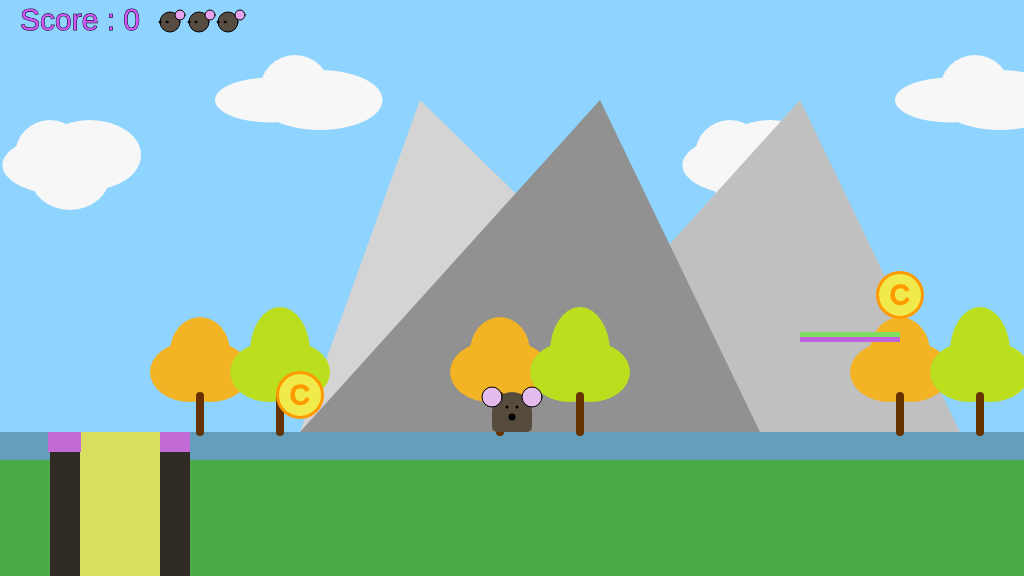
Frame 1 (no input)
Frame 60 (no input): identical to frame 1, image omitted
Frame 120 (the mouse pressed at the canvas centre since frame 60): identical to frame 1, image omitted

The p5.js sketch that drew this single still picture (run headless with seeded random() and noise() and a simulated clock; from frame 60 on, the mouse is pressed at the canvas centre):

// p5.js sketch
// ── sketch.js
/*

The Game Project 6 

*/

var gameChar_x;
var gameChar_y;
var floorPos_y;
var scrollPos;
var gameChar_world_x;

var isLeft;
var isRight;
var isFalling;
var isPlumeting;

var game_score;
var flagpole;
var lives;
var platforms;


function setup()
{
	createCanvas(1024, 576);
	floorPos_y = height * 3/4;
    
    lives = 4;
        
    startGame();
}

function startGame()
{
    gameChar_x = width/2;
	gameChar_y = floorPos_y;

	// Variable to control the background scrolling.
	scrollPos = 0;

	// Variable to store the real position of the gameChar in the game world.
	gameChar_world_x = gameChar_x - scrollPos;

	// Boolean variables to control the movement of the game character.
	isLeft = false;
	isRight = false;
	isFalling = false;
	isPlumeting = false;

	// Initialise arrays of scenery objects.
    trees_x = [200,500,900,1400,1600,1900];
    
    clouds = [{x_pos: 20, y_pos: 100, size: 100},
              {x_pos: 700, y_pos: 100, size: 100}, 
              {x_pos: 1200, y_pos: 100, size: 100} ];
    
    mountains = [{x_pos: 0, y_pos: 100},
                 {x_pos: 1000, y_pos: 100}];
    
    canyons = [{x_pos: 50, width: 100},
               {x_pos: 1040, width: 100},
               {x_pos: 2040, width: 100}];
    
    collectables = [{x_pos: 300, y_pos: 395, size: 50},
                    {x_pos: 1200, y_pos: 395, size: 50},
                    {x_pos: 900, y_pos: 295, size: 50},
                    {x_pos: 1700, y_pos: 295, size: 50}];
    
    game_score = 0;
    
    flagpole = {x_pos:2540, isReached:false};
    
    lives -= 1;
    
    platforms = [];
    
    platforms.push(createPlatform(800, floorPos_y - 100, 100));
    platforms.push(createPlatform(1600, floorPos_y - 100 ,100));
}

function draw()
{
	background(143, 212, 255); //sky 

	noStroke();
	fill(100, 158, 189);
	rect(0, floorPos_y, width, height/4);
    fill(75, 171, 73);
    rect(0,460,1024,144); //green ground

    push();
    translate(scrollPos,0);
	
	// Draw clouds.
    drawClouds();

	// Draw mountains.
    drawMountains();
    
	// Draw trees.
    drawTrees();
    
	// Draw canyons.
    for(i=0; i<canyons.length; i++)
    {
        drawCanyon(canyons[i]);
        checkCanyon(canyons[i]);
    }
    
	// Draw collectable items.
    for(i=0; i<collectables.length; i++)
    {
        if(!collectables[i].isFound)
        {
         drawCollectable(collectables[i]);
         checkCollectable(collectables[i]);
        }
    }
    
    //draw flagpole
    renderFlagpole();
    
    //draw platforms
    for(i=0; i<platforms.length; i++)
    {
        platforms[i].draw();
    }

    pop();

	// Draw game character.
	drawGameChar();
    
    //draw screen text
    fill(209, 85, 250);
    textSize(30);
    text("Score : " + game_score, 20,30);
    
    //draw lives
    for(i=0; i< lives; i++)
    {
        fill(87, 76, 65);
        ellipse(170+i*29,22,20,20);
        fill(0);
        ellipse(167+i*29,22,2,2);
		fill(0);
        ellipse(160+i*29,22,2,2);
        fill(231, 163, 240);
        ellipse(180+i*30,15,10,10);
 
    }
    
    //Logic for gameover and complete
    if(lives < 1)
    {
        fill(245, 66, 215);
        text("Game Over - press space to continue", width/2 - 200, height/2);
        return;
    }
    else if(flagpole.isReached == true)
    {
        fill(random(0,255),random(0,255),random(0,255));
        textSize(40);
        text("YOU WON!",width/2 + 100,height - 220);
        fill(0);
        textSize(30);
        text("Level complete! Press space to continue", width/2 - 100, height/3);
        return;    
    }
        
    //Logic to move the character rise and fall
     if(gameChar_y < floorPos_y)
    {
        var isContact = false;

        for(var i=0; i<platforms.length; i++)
        {
            if(platforms[i].checkContact(gameChar_world_x, gameChar_y) == true)
            {
                isContact = true;
                break;
            }
        }
        if(isContact == false)
        {
            gameChar_y = gameChar_y + 5;
            isFalling = true;
        }
        else 
        {
            isFalling -= false;
        }
    }
    else
    {
        isFalling = false;
    }

    //falling canyon
    if(isPlumeting == true)
    {
        gameChar_y += 7;
    }
    
	// Logic to make the game character move or the background scroll.
	if(isLeft)
	{
        if(gameChar_x > width * 0.2)
        {
            gameChar_x -= 5;
        }
        else
        {
            scrollPos += 5;
        }
	}

	if(isRight)
	{
		if(gameChar_x < width * 0.8)
		{
			gameChar_x  += 5;
		}
		else
		{
			scrollPos -= 5; // negative for moving against the background
		}
	}

    //logic for flagpole
    if(flagpole.isReached != true)
    {
        checkFlagpole();
    }
    
	// Update real position of gameChar for collision detection.
	gameChar_world_x = gameChar_x - scrollPos;

    //conditional statement for player falls into canyon
    if(gameChar_y > height && lives > 0)
    {
            startGame();       
    }
}

// ---------------------
// Key control functions
// ---------------------

function keyPressed()
{
	if(flagpole.isReached && key == ' ')
    {
        nextLevel();
        return
    }
    else if(lives == 0 && key == ' ')
    {
        returnToStart();
        return
    }

     if(keyCode == 37)
    {
        isLeft = true;
    }
    if(keyCode == 39)
    {
        isRight = true;
    }
    if(keyCode == 32 && gameChar_y == floorPos_y)
    {
        isFalling = true; 
        gameChar_y -= 200;
    }
}

function keyReleased()
{
    if(keyCode == 37)
    {
        isLeft = false;
    }
    if(keyCode == 39)
    {
        isRight = false;
    }
    if(keyCode == 32)
    {
        isFalling = false;
    }  
}

// ------------------------------
// Game character render function
// ------------------------------

// Function to draw the game character.
function drawGameChar()
{    
    if(isLeft && isFalling)
	{
        //jumping-left code
  //bodyshape
		fill(87, 75, 61);
        rect(gameChar_x - 20,gameChar_y - 35,35,35,15,15,5,5);

        //nose
		stroke("black");
         strokeWeight(7);
        point(gameChar_x-15, gameChar_y - 15);

        //eyes
		stroke("black");
        strokeWeight(3);
        point(gameChar_x - 4, gameChar_y - 25);
       

        //ears
		strokeWeight(1);
        fill(227, 188, 235);
        stroke(0);
        ellipse(gameChar_x + 20,gameChar_y - 33,20,20);
        
		
	     //tail
	    strokeWeight(1);
        fill(227, 188, 235);
        stroke(0);
        rect(gameChar_x+10,gameChar_y - 20,15,8);

	}
	else if(isRight && isFalling)
	{
        //jumping-right code
        //bodyshape
		fill(87, 75, 61);
        rect(gameChar_x - 20,gameChar_y - 35,35,35,15,15,5,5);

        //nose
		stroke("black");
         strokeWeight(7);
        point(gameChar_x+15, gameChar_y - 15);

        //eyes
		stroke("black");
        strokeWeight(3);
        point(gameChar_x + 4, gameChar_y - 25);
       

        //ears
		strokeWeight(1);
        fill(227, 188, 235);
        stroke(0);
        ellipse(gameChar_x - 20,gameChar_y - 35,20,20);
        
		
	     //tail
	    strokeWeight(1);
        fill(227, 188, 235);
        stroke(0);
        rect(gameChar_x-25,gameChar_y - 20,15,8);
	}
	else if(isLeft)
	{
         //walking left code  
             //bodyshape
		fill(87, 75, 61);
        rect(gameChar_x - 20,gameChar_y - 35,35,35,15,15,5,5);

        //nose
		stroke("black");
         strokeWeight(7);
        point(gameChar_x-15, gameChar_y - 15);

        //eyes
		stroke("black");
        strokeWeight(3);
        point(gameChar_x - 4, gameChar_y - 25);
       

        //ears
		strokeWeight(1);
        fill(227, 188, 235);
        stroke(0);
        ellipse(gameChar_x + 20,gameChar_y - 33,20,20);
        
		
	     //tail
	    strokeWeight(1);
        fill(227, 188, 235);
        stroke(0);
        rect(gameChar_x+7,gameChar_y - 5,20,5);

	}
	else if(isRight)
	{
         //walking right code
     //bodyshape
		fill(87, 75, 61);
        rect(gameChar_x - 20,gameChar_y - 35,35,35,15,15,5,5);

        //nose
		stroke("black");
         strokeWeight(7);
        point(gameChar_x+15, gameChar_y - 15);

        //eyes
		stroke("black");
        strokeWeight(3);
        point(gameChar_x + 4, gameChar_y - 25);
       

        //ears
		strokeWeight(1);
        fill(227, 188, 235);
        stroke(0);
        ellipse(gameChar_x - 20,gameChar_y - 35,20,20);
        
		
	     //tail
	    strokeWeight(1);
        fill(227, 188, 235);
        stroke(0);
        rect(gameChar_x-25,gameChar_y - 5,20,5);
        
	}
	else if(isFalling || isPlumeting)
	{
         //jumping facing forwards code
       
        //bodyshape
		fill(87, 75, 61);
        rect(gameChar_x - 20,gameChar_y - 40,40,40,30,30,5,5);

        //nose
		stroke("black");
         strokeWeight(7);
        point(gameChar_x, gameChar_y - 15);

        //eyes
		stroke("black");
        strokeWeight(3);
        point(gameChar_x - 5, gameChar_y - 25);
        point(gameChar_x + 5, gameChar_y - 25);
      
		

        //ears
		strokeWeight(1);
        fill(227, 188, 235);
        stroke(0);
        ellipse(gameChar_x - 20,gameChar_y - 35,20,20);
        ellipse(gameChar_x + 20,gameChar_y - 35,20,20);
		
	     //tail
	    strokeWeight(1);
        fill(227, 188, 235);
        stroke(0);
        rect(gameChar_x-4,gameChar_y - 3,5,15);
        
	}
	else
	{
        // add your standing front facing code
       
      
        //bodyshape
		fill(87, 75, 61);
        rect(gameChar_x - 20,gameChar_y - 40,40,40,30,30,5,5);

        //nose
		stroke("black");
         strokeWeight(7);
        point(gameChar_x, gameChar_y - 15);

        //eyes
		stroke("black");
        strokeWeight(3);
        point(gameChar_x - 5, gameChar_y - 25);
        point(gameChar_x + 5, gameChar_y - 25);
      
		

        //ears
		strokeWeight(1);
        fill(227, 188, 235);
        stroke(0);
        ellipse(gameChar_x - 20,gameChar_y - 35,20,20);
        ellipse(gameChar_x + 20,gameChar_y - 35,20,20);
	}

}

// ---------------------------
// Background render functions
// ---------------------------

// Function to draw cloud objects.
function drawClouds()
{
    for(i=0; i<clouds.length; i++)
     {
        fill(247, 247, 247);
        ellipse(clouds[i].x_pos +45, clouds[i].y_pos +65, clouds[i].size +25, clouds[i].size -40);
        ellipse(clouds[i].x_pos +60, clouds[i].y_pos +65, clouds[i].size +10, clouds[i].size -55);
		 ellipse(clouds[i].x_pos +70, clouds[i].y_pos +55, clouds[i].size +2, clouds[i].size -30);
        ellipse(clouds[i].x_pos +30, clouds[i].y_pos +55, clouds[i].size-30, clouds[i].size-30);
		 ellipse(clouds[i].x_pos +50, clouds[i].y_pos +75, clouds[i].size-20, clouds[i].size-30);

        ellipse(clouds[i].x_pos +300, clouds[i].y_pos, clouds[i].size+25, clouds[i].size -40);
        ellipse(clouds[i].x_pos +250, clouds[i].y_pos, clouds[i].size+10, clouds[i].size -55);
        ellipse(clouds[i].x_pos +275, clouds[i].y_pos -5, clouds[i].size -50, clouds[i].size -50);
        ellipse(clouds[i].x_pos +275, clouds[i].y_pos -10, clouds[i].size -30, clouds[i].size -30);
     }
}

// Function to draw mountains objects.
function drawMountains()
{
     for(i=0; i<mountains.length; i++)
     {
        fill(212, 212, 212);
        triangle(mountains[i].x_pos +420,
                 mountains[i].y_pos,
                 mountains[i].x_pos +300,
                 mountains[i].y_pos +332,
                 mountains[i].x_pos +760,
                 mountains[i].y_pos +332);

        fill(192,192,192);
        triangle(mountains[i].x_pos +800,
            mountains[i].y_pos,
            mountains[i].x_pos+500,
            mountains[i].y_pos+332,
            mountains[i].x_pos+960,
            mountains[i].y_pos+332);
		 
		 fill(145, 145, 145);
        triangle(mountains[i].x_pos +600,
                 mountains[i].y_pos,
                 mountains[i].x_pos +300,
                 mountains[i].y_pos +332,
                 mountains[i].x_pos +760,
                 mountains[i].y_pos +332);

		

    }
}

// Function to draw trees objects.
function drawTrees()
{
    for(i=0; i<trees_x.length; i++)
    {
        noStroke();
        fill(242, 180, 36);
        ellipse(trees_x[i], floorPos_y-80, 60, 70);
        ellipse(trees_x[i] - 10, floorPos_y-60, 80, 60);
        ellipse(trees_x[i] + 10, floorPos_y-60, 80, 60);
        fill(187, 222, 31);
        ellipse(trees_x[i] + 80, floorPos_y-80, 60, 90);
        ellipse(trees_x[i] + 70, floorPos_y-60, 80, 60);
        ellipse(trees_x[i] + 90, floorPos_y-60, 80, 60);

        stroke(102,51,0);
        strokeWeight(8);
        line(trees_x[i], floorPos_y,trees_x[i], floorPos_y-36);
        line(trees_x[i] + 80, floorPos_y-36, trees_x[i] + 80, floorPos_y);
    }
}

// ---------------------------------
// Canyon render and check functions
// ---------------------------------

// Function to draw canyon objects.
function drawCanyon(t_canyon)
{
    noStroke();    
    fill(216, 222, 95);
    rect(t_canyon.x_pos, 432, t_canyon.width + 40, 150);
    fill(48, 43, 36);
    rect(t_canyon.x_pos, 432, t_canyon.width - 70, 150);
    rect(t_canyon.x_pos + 110, 432, t_canyon.width - 70, 150);
    fill(195, 107, 214);
    rect(t_canyon.x_pos - 2, t_canyon.width + 332, 33, 20);
    rect(t_canyon.x_pos + 110, t_canyon.width + 332, 30, 20);
}

// Function to check character is over a canyon.

function checkCanyon(t_canyon)
{
    if(gameChar_world_x > t_canyon.x_pos + 30 && gameChar_world_x < t_canyon.x_pos + t_canyon.width && gameChar_y >= floorPos_y)
    {
       isPlumeting = true;   
    }
}

// ----------------------------------
// Collectable items render and check functions
// ----------------------------------

// Function to draw collectable objects.
function drawCollectable(t_collectable)
{
    r = random();  
    fill(240, 234, 77);
    stroke(255,155,0);
    strokeWeight(3);
    ellipse(t_collectable.x_pos,
            t_collectable.y_pos , 
            t_collectable.size -5,
            t_collectable.size -5);

    strokeWeight(2);

    textSize(t_collectable.size -23);
    fill(255,155,0);
    text("C", t_collectable.x_pos -10, t_collectable.y_pos +9);
    textSize(12);

    noStroke();
}

// Function to check character has collected an item.
function checkCollectable(t_collectable)
{
    if(dist(gameChar_world_x, gameChar_y, t_collectable.x_pos, t_collectable.y_pos) < t_collectable.size )
    {
        t_collectable.isFound = true;
        game_score += 1;
    }
}

function renderFlagpole()
{
    push();
    stroke(158);
    strokeWeight(5);
    line(flagpole.x_pos, floorPos_y, flagpole.x_pos, floorPos_y - 200);
  
    if(flagpole.isReached)
    {
        noStroke();
        fill(240, 234, 77);
        rect(flagpole.x_pos, floorPos_y - 200, 70, 50);

        fill(240, 234, 77);
        stroke(0);
        strokeWeight(0.5);
//        
    }
  else
      {
          noStroke();
          fill(230, 101, 252);
          rect(flagpole.x_pos,floorPos_y-50,70,50);
          strokeWeight(1);
          stroke(0);
          fill(255);

      }
  pop();
}

function checkFlagpole()
{
    var d = abs(gameChar_world_x - flagpole.x_pos);
    if(d<50)
    {
        flagpole.isReached = true;
    }
}

function createPlatform(x,y,length)
{
    var p = 
    {
     x: x,
     y: y,
     length: length, 
     draw: function()
     {
        fill(193, 98, 222);
        rect(this.x, this.y, this.length,10);
        fill(127, 222, 98);
        rect(this.x, this.y, this.length,5);
     },

     checkContact: function(gc_x, gc_y)
     {
         if(gc_x > this.x && gc_x < this.x + this.length)
         {
             var d = this.y - gc_y;
             if(d >= 0 && d < 5)
            {
                return true;
            }
         }
         return false;
     }
    }
 return p; 

}


//Thank you for reviewing my work!
